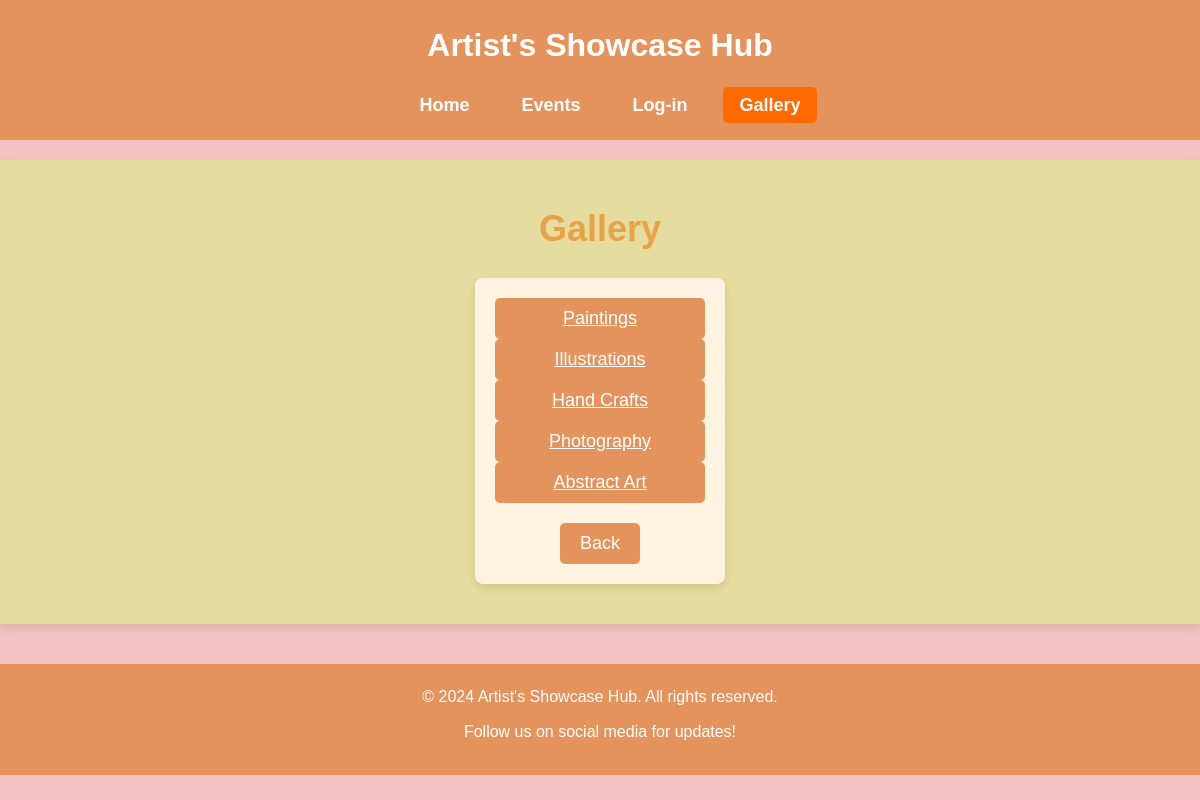
The app's page /gallery/, older data.
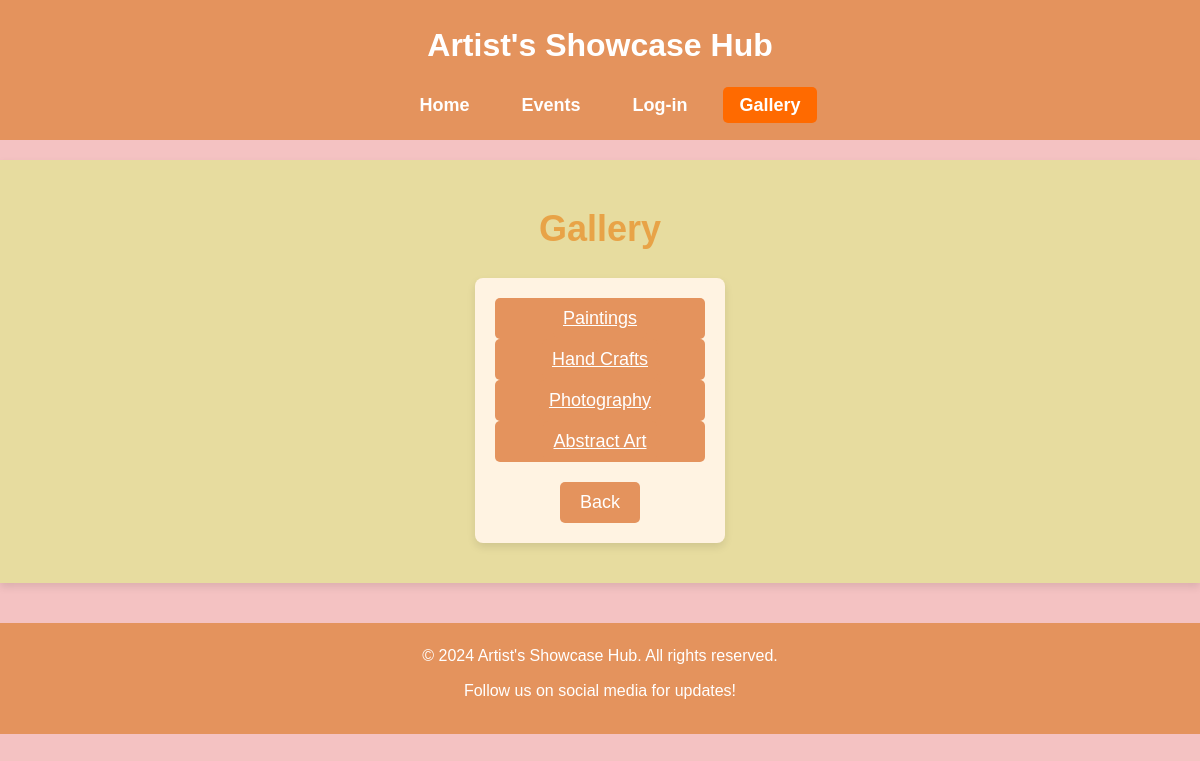
The same page, newer data.
### hub/models.py (models this page shows)
class Category(models.Model):
    category_id = models.AutoField(primary_key=True)
    name = models.CharField(max_length=100)
    description = models.TextField()
    url_name = models.CharField(max_length=100, default='default_url')
    def __str__(self):
        return self.name

### hub/views.py (the view)
# urls.py: path('gallery/', views.gallery_view, name='Gallery'),
def gallery_view(request):
    categories = Category.objects.all()
    print(categories)  # Debug: Check if categories are being retrieved
    context = {
        'categories': categories,
    }
    return render(request, 'gallery.html', context)

### template/gallery.html (shortened to what this page needs)
<!DOCTYPE html>
<html lang="en">
<head>
    {% load static %}
    <link rel="stylesheet" href="{% static 'gallery.css' %}">
</head>
<body>
    <header class="site-header">
        <div class="container">
            <h1 class="site-title">Artist's Showcase Hub</h1>
            <nav class="main-nav">
                <ul>
                    <li><a href="{% url 'Home' %}">Home</a></li>
                    <li><a href="{% url 'event' %}">Events</a></li>
                    <li><a href="{% url 'Log_in' %}">Log-in</a></li>
                    <li><a href="{% url 'Gallery' %}" class="active">Gallery</a></li>
                </ul>
            </nav>
        </div>
    </header>
    <main class="gallery-section">
        <div class="container">
            <h2>Gallery</h2>
            <div class="gallery-container">
                <div class="gallery-info">
                    <div class="info-box">
                        {% for category in categories %}
                            <div class="info-item">
                                <button class="category-btn">
                                    <a href="{% url category.url_name %}" class="category-btn">{{ category.name }}</a>
                                </button>
                            </div>
                        {% endfor %}
                    </div>
                    <div class="gallery-form">
                        <input type="button" value="Back">
                    </div>
                </div>
            </div>
        </div>
    </main>
    <footer class="site-footer">
        <div class="container">
            <p>&copy; 2024 Artist's Showcase Hub. All rights reserved.</p>
            <p>Follow us on social media for updates!</p>
        </div>
    </footer>
</body>
</html>

Row changes from the older to the newer data that the page shows:
removed Category: name "Illustrations"
